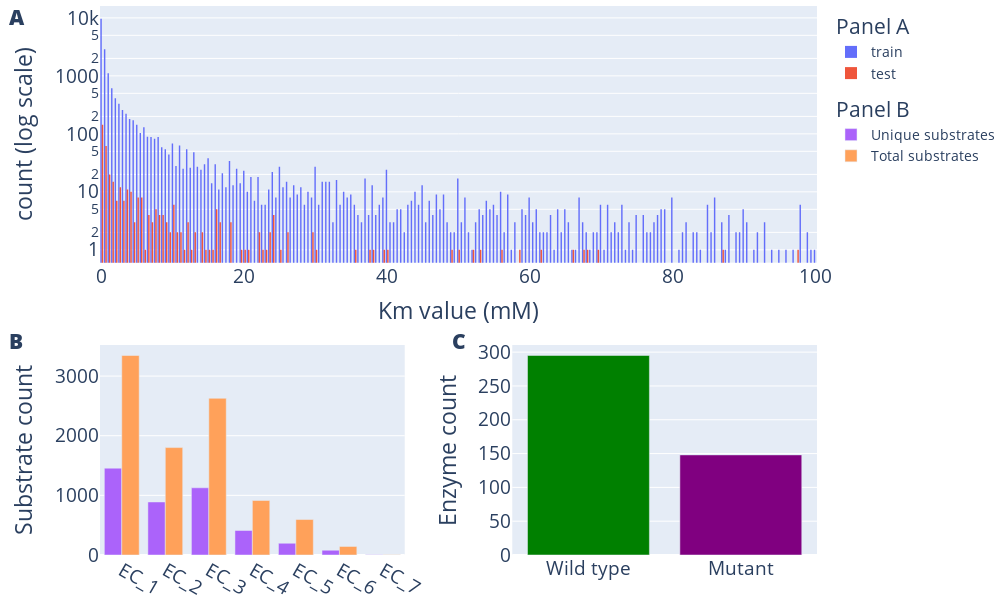

The notebook cell saved with this chart:
### Code cell
fig = make_subplots(
    rows=2, cols=2,
    subplot_titles=(
        # f'<span style="color:red">A</span>', #: Km values for train (n={df_train.shape[0]:,}) and test (n={df_test.shape[0]:,}).', 
        # '<span style="color:red">B</span>', # Train dataset substrate diversity.',
        # '<span style="color:red">C</span>', #HXKm dataset enzyme type.', 
    ),
    # specs=[[{"secondary_y": False}, {"secondary_y": False}],
    #        [{"secondary_y": False}, {"secondary_y": False}]]
    specs=[
        [{"colspan": 2}, None],# Second row: one subplot spanning both columns
        [{}, {}],  # First row: two regular subplots
    ],
    row_heights=[0.55,0.45],  
    vertical_spacing=0.15,
    horizontal_spacing=.15
)

# Add traces from individual figures
for trace in fig1.data:
    trace.legendgroup="group1"
    trace.legendgrouptitle = {"text": "Panel A"}
    fig.add_trace(trace, row=1, col=1)
    
for trace in fig2.data:
    trace.showlegend = False
    fig.add_trace(trace, row=2, col=2)
    
for trace in fig3.data:
    trace.legendgroup="group2"
    trace.legendgrouptitle = {"text": "Panel B"}
    fig.add_trace(trace, row=2, col=1)

fig.update_yaxes(type="log", row=1, col=1, title={"text": "count (log scale)"})
fig.update_yaxes(row=2, col=1, title={"text": "count"})
fig.update_xaxes(row=1, col=1, title={"text": "Km value (mM)"})
fig.update_xaxes(row=1, col=1, title={"text": "Km value (mM)"})
fig.update_yaxes(row=2, col=1, title={"text": "Substrate count"})
fig.update_yaxes(row=2, col=2, title={"text": "Enzyme count"})
fig.update_layout(
    font={"size": 19},
    legend={"font": {"size":14}},
    uniformtext_minsize=18, uniformtext_mode="hide",
    height=600, 
    width=1000, 
    # title_text="Multiple Subplots",
    margin=dict(t=0, b=0, l=100, r=30),  # Tighter margins
    # legend_tracegroupgap=260
)
fig.add_annotation(
    x=-0.13,
    y=1,
    showarrow=False,
    yref="paper",
    xref="paper",
    text="A",
    align="center",
    font={"weight": 800}
)
fig.add_annotation(
    x=-0.13,
    y=.38,
    showarrow=False,
    yref="paper",
    xref="paper",
    text="B",
    align="center",
    font={"weight": 800}
)
fig.add_annotation(
    x=0.5,
    y=0.38,
    showarrow=False,
    yref="paper",
    xref="paper",
    text="C",
    align="center",
    font={"weight": 800}
)
fig.update_annotations(font=dict(size=21))
for annotation in fig.layout.annotations:
    annotation.y += 0.01  # Increase by 0.02 (you can adjust this value)
# Add figure letters
fig.show()
fig.write_image("../figures/figure_2.jpg", width=1000, height=600)

### Figure 1 — Plotly figure (JSON) as saved in the notebook; plotly's stock layout.template omitted (floating-point values rounded to 4 significant figures; data arrays with more than 128 entries replaced by an {"elided": "..."} marker saying what was removed)
{"data": [{"legendgroup": "group1", "legendgrouptitle": {"text": "Panel A"}, "name": "train", "type": "histogram", "x": {"elided": "18176 float values"}, "xaxis": "x", "yaxis": "y"}, {"legendgroup": "group1", "legendgrouptitle": {"text": "Panel A"}, "name": "test", "type": "histogram", "x": {"elided": "402 float values"}, "xaxis": "x", "yaxis": "y"}, {"marker": {"color": ["green", "purple"]}, "showlegend": false, "type": "bar", "x": ["Wild type", "Mutant"], "xaxis": "x3", "y": [295, 148], "yaxis": "y3"}, {"insidetextanchor": "middle", "legendgroup": "group2", "legendgrouptitle": {"text": "Panel B"}, "name": "Unique substrates", "textposition": "inside", "type": "bar", "x": ["EC_1", "EC_2", "EC_3", "EC_4", "EC_5", "EC_6", "EC_7"], "xaxis": "x2", "y": [1456, 889, 1127, 411, 197, 80, 5], "yaxis": "y2"}, {"insidetextanchor": "middle", "legendgroup": "group2", "legendgrouptitle": {"text": "Panel B"}, "name": "Total substrates", "textposition": "inside", "type": "bar", "x": ["EC_1", "EC_2", "EC_3", "EC_4", "EC_5", "EC_6", "EC_7"], "xaxis": "x2", "y": [3345, 1801, 2627, 914, 595, 144, 6], "yaxis": "y2"}], "layout": {"annotations": [{"align": "center", "font": {"size": 21, "weight": 800}, "showarrow": false, "text": "A", "x": -0.13, "xref": "paper", "y": 1.01, "yref": "paper"}, {"align": "center", "font": {"size": 21, "weight": 800}, "showarrow": false, "text": "B", "x": -0.13, "xref": "paper", "y": 0.39, "yref": "paper"}, {"align": "center", "font": {"size": 21, "weight": 800}, "showarrow": false, "text": "C", "x": 0.5, "xref": "paper", "y": 0.39, "yref": "paper"}], "font": {"size": 19}, "height": 600, "legend": {"font": {"size": 14}}, "margin": {"b": 0, "l": 100, "r": 30, "t": 0}, "uniformtext": {"minsize": 18, "mode": "hide"}, "width": 1000, "xaxis": {"anchor": "y", "domain": [0, 1], "title": {"text": "Km value (mM)"}}, "xaxis2": {"anchor": "y2", "domain": [0, 0.425]}, "xaxis3": {"anchor": "y3", "domain": [0.575, 1]}, "yaxis": {"anchor": "x", "domain": [0.5325, 1], "title": {"text": "count (log scale)"}, "type": "log"}, "yaxis2": {"anchor": "x2", "domain": [0, 0.3825], "title": {"text": "Substrate count"}}, "yaxis3": {"anchor": "x3", "domain": [0, 0.3825], "title": {"text": "Enzyme count"}}}}
